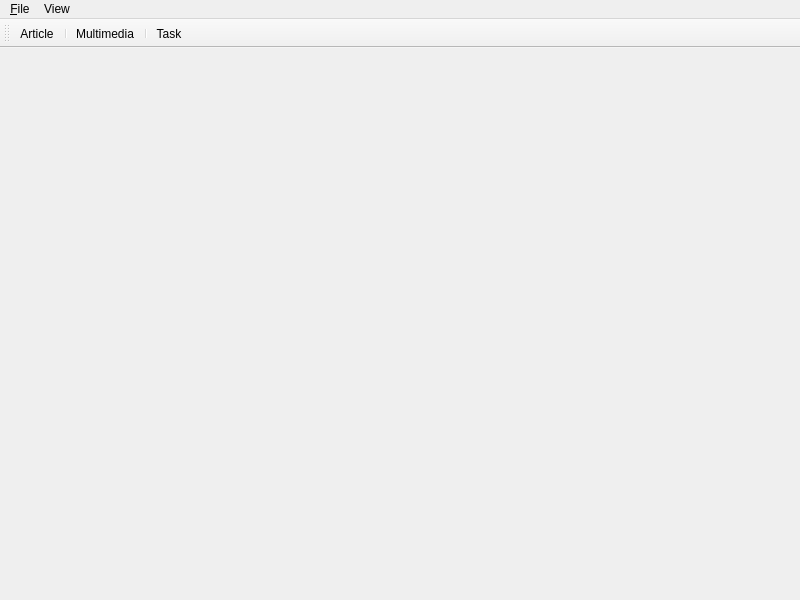
<?xml version="1.0" encoding="UTF-8"?>
<ui version="4.0">
 <class>V_Mainwindow</class>
 <widget class="QMainWindow" name="V_Mainwindow">
  <property name="geometry">
   <rect>
    <x>0</x>
    <y>0</y>
    <width>800</width>
    <height>600</height>
   </rect>
  </property>
  <property name="windowTitle">
   <string>PluriNotes - FAYAX</string>
  </property>
  <property name="windowIcon">
   <iconset>
    <normaloff>../ressources/windowicon.jpg</normaloff>../ressources/windowicon.jpg</iconset>
  </property>
  <property name="styleSheet">
   <string notr="true"/>
  </property>
  <widget class="QWidget" name="centralwidget">
   <property name="enabled">
    <bool>true</bool>
   </property>
   <property name="styleSheet">
    <string notr="true"/>
   </property>
  </widget>
  <widget class="QMenuBar" name="menubar">
   <property name="geometry">
    <rect>
     <x>0</x>
     <y>0</y>
     <width>800</width>
     <height>25</height>
    </rect>
   </property>
   <widget class="QMenu" name="menu_File">
    <property name="title">
     <string>&amp;File</string>
    </property>
    <widget class="QMenu" name="menuNew">
     <property name="title">
      <string>New...</string>
     </property>
     <addaction name="actionArticle"/>
     <addaction name="actionMultimedia"/>
     <addaction name="actionTask"/>
     <addaction name="separator"/>
    </widget>
    <addaction name="menuNew"/>
    <addaction name="separator"/>
    <addaction name="actionQuit"/>
   </widget>
   <widget class="QMenu" name="menuView">
    <property name="title">
     <string>View</string>
    </property>
    <addaction name="actionShow_Asc_Desc_View"/>
   </widget>
   <addaction name="menu_File"/>
   <addaction name="menuView"/>
  </widget>
  <widget class="QToolBar" name="toolBar">
   <property name="windowTitle">
    <string>toolBar</string>
   </property>
   <attribute name="toolBarArea">
    <enum>TopToolBarArea</enum>
   </attribute>
   <attribute name="toolBarBreak">
    <bool>false</bool>
   </attribute>
   <addaction name="actionArticle"/>
   <addaction name="separator"/>
   <addaction name="actionMultimedia"/>
   <addaction name="separator"/>
   <addaction name="actionTask"/>
  </widget>
  <action name="actionQuit">
   <property name="text">
    <string>Quit</string>
   </property>
   <property name="toolTip">
    <string>Quit the app</string>
   </property>
  </action>
  <action name="actionArticle">
   <property name="icon">
    <iconset>
     <normaloff>../ressources/newArticle.png</normaloff>../ressources/newArticle.png</iconset>
   </property>
   <property name="text">
    <string>Article</string>
   </property>
   <property name="toolTip">
    <string>Add a new Article</string>
   </property>
  </action>
  <action name="actionMultimedia">
   <property name="icon">
    <iconset>
     <normaloff>../ressources/newMultimedia.png</normaloff>../ressources/newMultimedia.png</iconset>
   </property>
   <property name="text">
    <string>Multimedia</string>
   </property>
   <property name="toolTip">
    <string>Add a new Multimedia</string>
   </property>
  </action>
  <action name="actionTask">
   <property name="icon">
    <iconset>
     <normaloff>../ressources/newTask.png</normaloff>../ressources/newTask.png</iconset>
   </property>
   <property name="text">
    <string>Task</string>
   </property>
   <property name="toolTip">
    <string>Add a new Task</string>
   </property>
  </action>
  <action name="actionRelation">
   <property name="text">
    <string>Relation</string>
   </property>
  </action>
  <action name="actionDefault_view">
   <property name="text">
    <string>Default view</string>
   </property>
  </action>
  <action name="actionRelations_view">
   <property name="text">
    <string>Relations view</string>
   </property>
  </action>
  <action name="actionShow_Asc_Desc_View">
   <property name="checkable">
    <bool>true</bool>
   </property>
   <property name="text">
    <string>Show Asc/Desc View</string>
   </property>
   <property name="shortcut">
    <string>N</string>
   </property>
  </action>
 </widget>
 <resources/>
 <connections/>
</ui>
